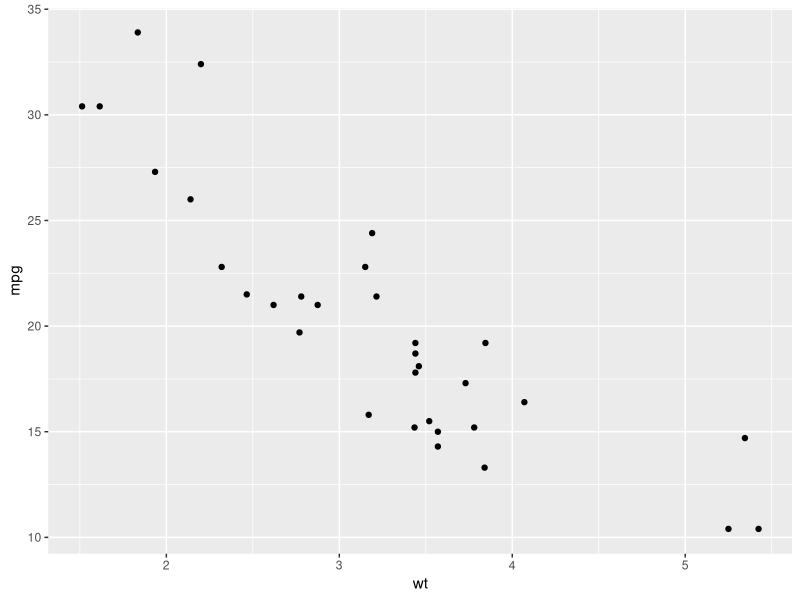
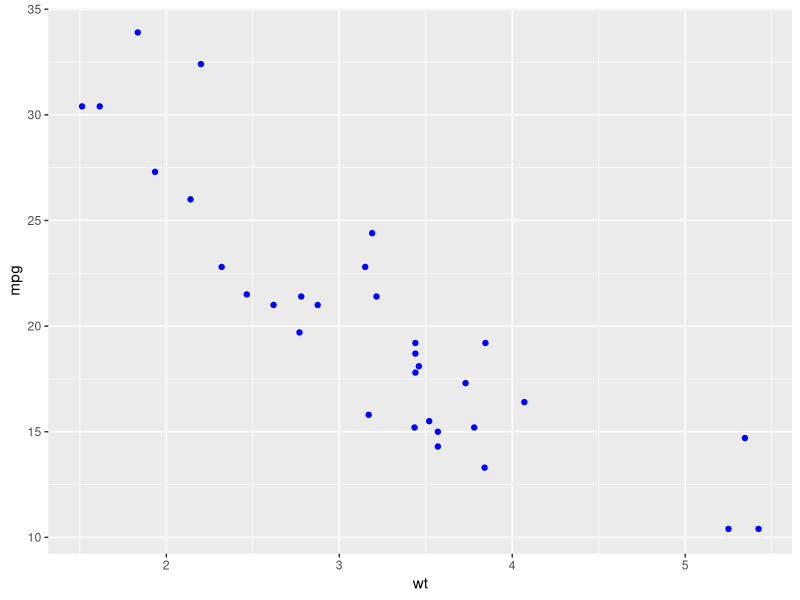
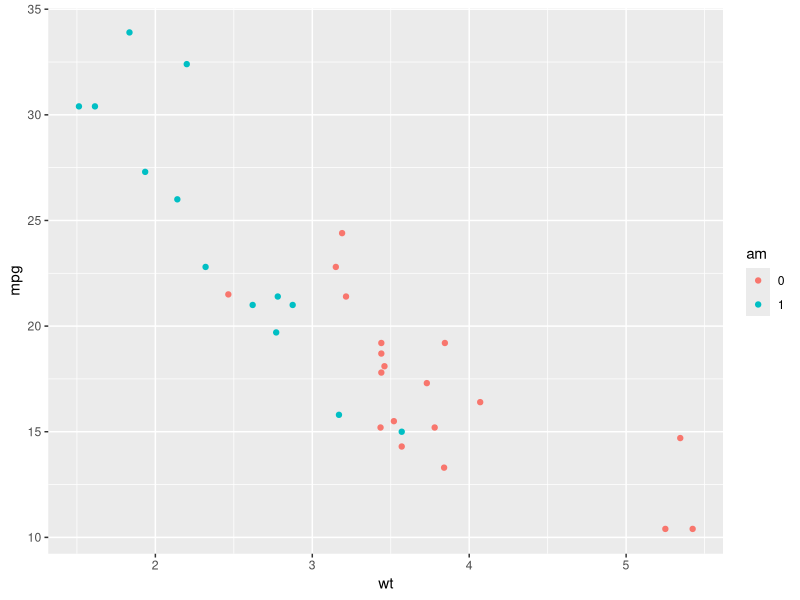
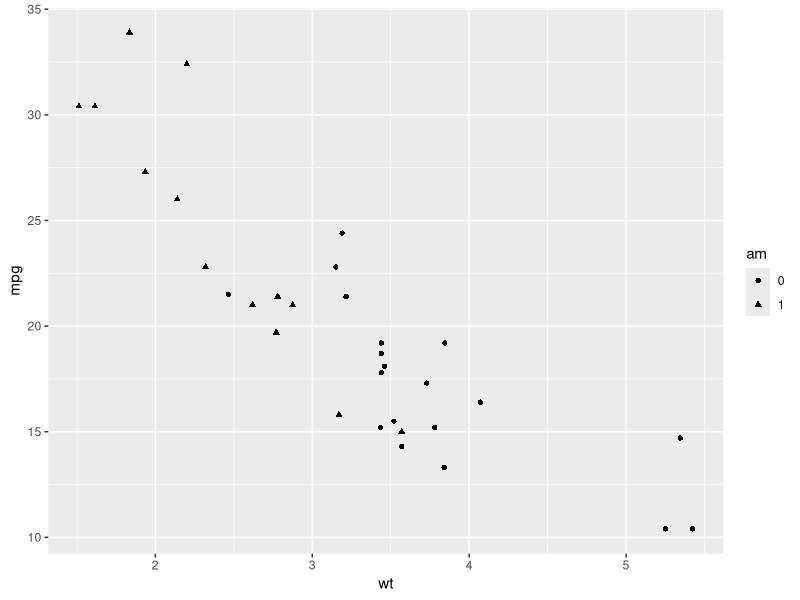
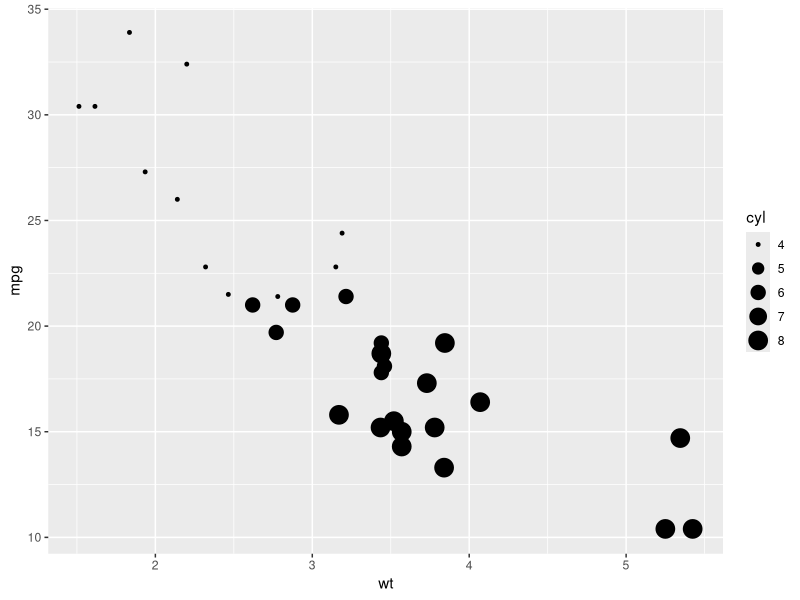
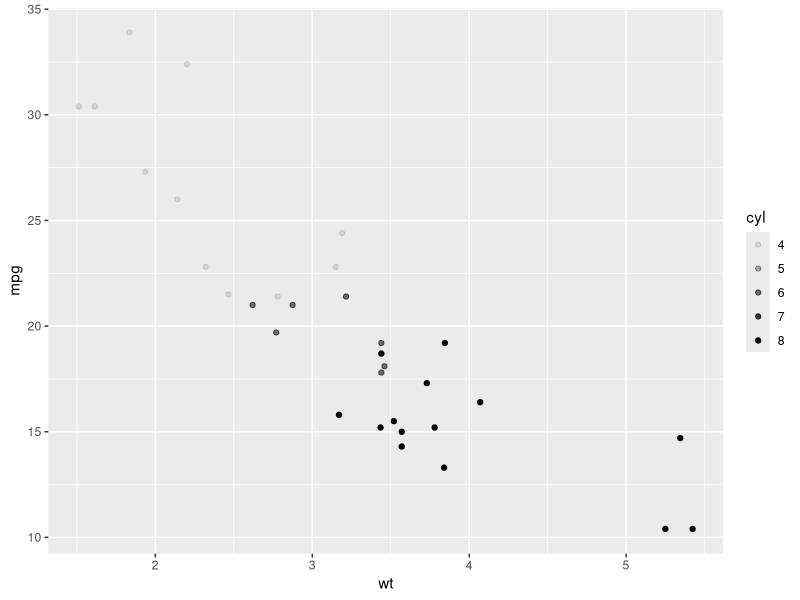
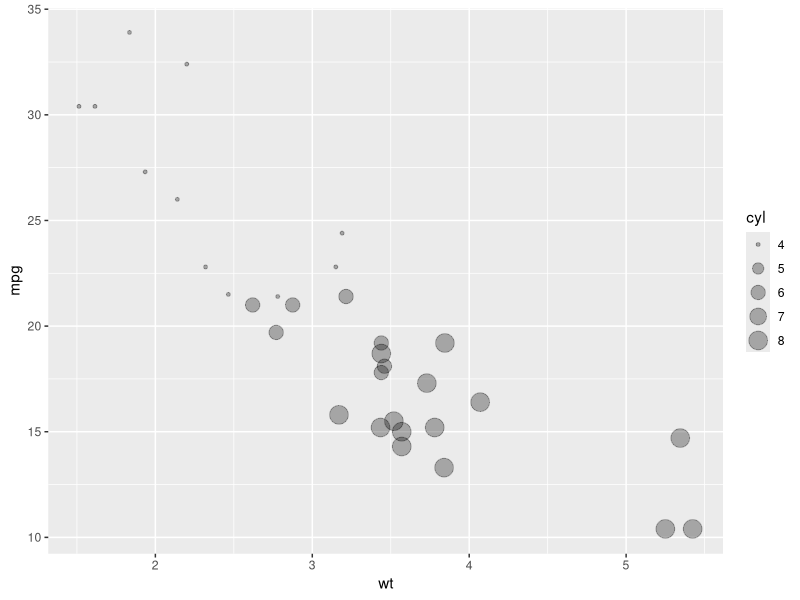
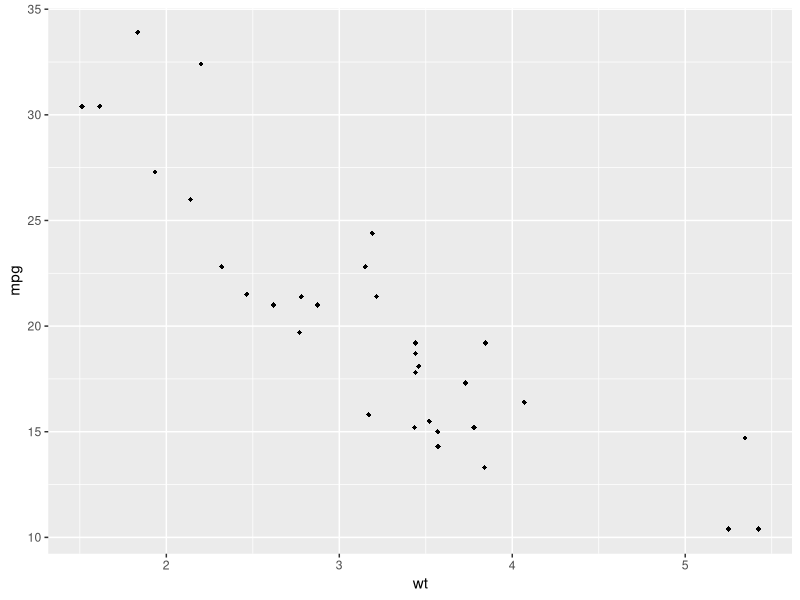

Source code (R) for these figures, in order:
## ---- chunk 1
knitr::opts_chunk$set(fig.width=5, fig.height=3, fig.align = 'center',
                      error=FALSE, warning=FALSE, message=FALSE, dpi=300)

# Inelegant solution to font dependency issues
options(device = function(file, width, height) {
  png(tempfile(), width = width, height = height)
})

## ---- chunk 2
library(tidyverse)

ggplot(mtcars) +
    geom_point(aes(x = wt, y = mpg))
## ---- chunk 3
ggplot(mtcars) +
    geom_point(aes(x = wt, y = mpg), color = 'blue')
## ---- chunk 4
mtcars$am <- factor(mtcars$am)

ggplot(mtcars) +
    geom_point(aes(x = wt, y = mpg, color = am))
## ---- chunk 5
mtcars$am <- factor(mtcars$am)

ggplot(mtcars) +
    geom_point(aes(x = wt, y = mpg, shape = am))
## ---- chunk 6
ggplot(mtcars) +
    geom_point(aes(x = wt, y = mpg, size = cyl))
## ---- chunk 7
ggplot(mtcars) +
    geom_point(aes(x = wt, y = mpg, alpha = cyl))
## ---- chunk 8
ggplot(mtcars) +
    geom_point(aes(x = wt, y = mpg, size = cyl), alpha = 0.3)
## ---- chunk 9
ggplot(mtcars) +
    geom_point(aes(x = wt, y = mpg), shape = 18)
## ---- chunk 10
ggplot(mtcars) + 
    geom_point(aes(x = wt, y = mpg, color = 'blue'))
